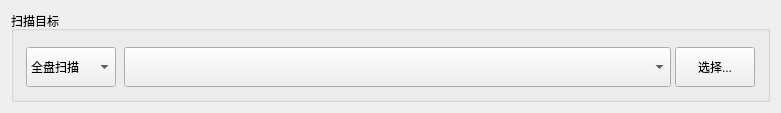
<?xml version="1.0" encoding="UTF-8"?>
<ui version="4.0">
 <class>Form</class>
 <widget class="QWidget" name="Form">
  <property name="geometry">
   <rect>
    <x>0</x>
    <y>0</y>
    <width>781</width>
    <height>112</height>
   </rect>
  </property>
  <property name="windowTitle">
   <string>Form</string>
  </property>
  <layout class="QHBoxLayout" name="horizontalLayout">
   <item>
    <widget class="QGroupBox" name="target_group">
     <property name="title">
      <string>扫描目标</string>
     </property>
     <layout class="QVBoxLayout" name="target_group_layout">
      <property name="spacing">
       <number>8</number>
      </property>
      <property name="leftMargin">
       <number>12</number>
      </property>
      <property name="topMargin">
       <number>16</number>
      </property>
      <property name="rightMargin">
       <number>12</number>
      </property>
      <property name="bottomMargin">
       <number>12</number>
      </property>
      <item>
       <layout class="QHBoxLayout" name="scan_mode_layout">
        <property name="spacing">
         <number>8</number>
        </property>
        <item>
         <widget class="QComboBox" name="scan_mode_combo">
          <property name="sizePolicy">
           <sizepolicy hsizetype="Fixed" vsizetype="Fixed">
            <horstretch>0</horstretch>
            <verstretch>0</verstretch>
           </sizepolicy>
          </property>
          <property name="minimumSize">
           <size>
            <width>0</width>
            <height>40</height>
           </size>
          </property>
          <property name="toolTip">
           <string>选择扫描模式</string>
          </property>
          <item>
           <property name="text">
            <string>全盘扫描</string>
           </property>
          </item>
          <item>
           <property name="text">
            <string>选择盘符</string>
           </property>
          </item>
          <item>
           <property name="text">
            <string>选择文件夹</string>
           </property>
          </item>
         </widget>
        </item>
        <item>
         <widget class="QStackedWidget" name="target_stack">
          <property name="sizePolicy">
           <sizepolicy hsizetype="Expanding" vsizetype="Fixed">
            <horstretch>1</horstretch>
            <verstretch>0</verstretch>
           </sizepolicy>
          </property>
          <property name="currentIndex">
           <number>2</number>
          </property>
          <widget class="QWidget" name="full_scan_page">
           <layout class="QHBoxLayout" name="full_scan_layout">
            <property name="leftMargin">
             <number>0</number>
            </property>
            <property name="topMargin">
             <number>0</number>
            </property>
            <property name="rightMargin">
             <number>0</number>
            </property>
            <property name="bottomMargin">
             <number>0</number>
            </property>
            <item>
             <widget class="QLabel" name="full_scan_label">
              <property name="text">
               <string>将扫描所有盘符</string>
              </property>
             </widget>
            </item>
           </layout>
          </widget>
          <widget class="QWidget" name="drive_select_page">
           <layout class="QHBoxLayout" name="drive_buttons_layout">
            <property name="spacing">
             <number>4</number>
            </property>
            <property name="leftMargin">
             <number>0</number>
            </property>
            <property name="topMargin">
             <number>0</number>
            </property>
            <property name="rightMargin">
             <number>0</number>
            </property>
            <property name="bottomMargin">
             <number>0</number>
            </property>
           </layout>
          </widget>
          <widget class="QWidget" name="folder_select_page">
           <layout class="QHBoxLayout" name="folder_select_layout">
            <property name="spacing">
             <number>4</number>
            </property>
            <property name="leftMargin">
             <number>0</number>
            </property>
            <property name="topMargin">
             <number>0</number>
            </property>
            <property name="rightMargin">
             <number>0</number>
            </property>
            <property name="bottomMargin">
             <number>0</number>
            </property>
            <item>
             <widget class="QComboBox" name="path_combo">
              <property name="sizePolicy">
               <sizepolicy hsizetype="Expanding" vsizetype="Fixed">
                <horstretch>1</horstretch>
                <verstretch>0</verstretch>
               </sizepolicy>
              </property>
              <property name="minimumSize">
               <size>
                <width>0</width>
                <height>40</height>
               </size>
              </property>
              <property name="toolTip">
               <string>扫描路径（可从历史记录中选择）</string>
              </property>
             </widget>
            </item>
            <item>
             <widget class="QPushButton" name="select_path_btn">
              <property name="minimumSize">
               <size>
                <width>0</width>
                <height>40</height>
               </size>
              </property>
              <property name="text">
               <string>选择...</string>
              </property>
             </widget>
            </item>
           </layout>
          </widget>
         </widget>
        </item>
       </layout>
      </item>
     </layout>
    </widget>
   </item>
  </layout>
 </widget>
 <resources/>
 <connections/>
</ui>
